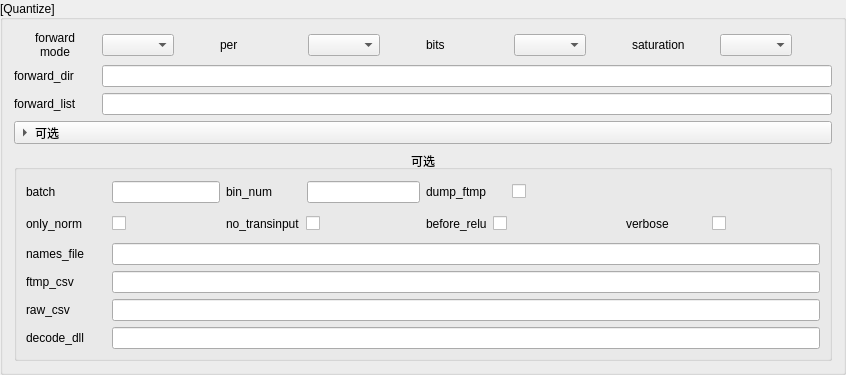
        <widget class="QGroupBox" name="QuantizeGoupBox">
         <property name="minimumSize">
          <size>
           <width>0</width>
           <height>0</height>
          </size>
         </property>
         <property name="title">
          <string>[Quantize]</string>
         </property>
         <property name="alignment">
          <set>Qt::AlignmentFlag::AlignLeading|Qt::AlignmentFlag::AlignLeft|Qt::AlignmentFlag::AlignVCenter</set>
         </property>
         <layout class="QVBoxLayout" name="verticalLayout_8">
          <item>
           <layout class="QGridLayout" name="gridLayout_2" columnstretch="1,1,1,1">
            <property name="rightMargin">
             <number>0</number>
            </property>
            <property name="horizontalSpacing">
             <number>6</number>
            </property>
            <item row="2" column="0" colspan="4">
             <layout class="QHBoxLayout" name="horizontalLayout_25">
              <item>
               <widget class="QLabel" name="label_forward_list">
                <property name="sizePolicy">
                 <sizepolicy hsizetype="Preferred" vsizetype="Preferred">
                  <horstretch>0</horstretch>
                  <verstretch>0</verstretch>
                 </sizepolicy>
                </property>
                <property name="minimumSize">
                 <size>
                  <width>82</width>
                  <height>0</height>
                 </size>
                </property>
                <property name="text">
                 <string>forward_list</string>
                </property>
               </widget>
              </item>
              <item>
               <widget class="QLineEdit" name="ForwardListLineEdit"/>
              </item>
             </layout>
            </item>
            <item row="0" column="2">
             <layout class="QHBoxLayout" name="horizontalLayout_28">
              <item>
               <widget class="QLabel" name="label_bits">
                <property name="sizePolicy">
                 <sizepolicy hsizetype="Preferred" vsizetype="Preferred">
                  <horstretch>0</horstretch>
                  <verstretch>0</verstretch>
                 </sizepolicy>
                </property>
                <property name="minimumSize">
                 <size>
                  <width>82</width>
                  <height>0</height>
                 </size>
                </property>
                <property name="text">
                 <string>bits</string>
                </property>
               </widget>
              </item>
              <item>
               <widget class="QComboBox" name="BitsComboBox"/>
              </item>
              <item>
               <spacer name="horizontalSpacer_10">
                <property name="orientation">
                 <enum>Qt::Orientation::Horizontal</enum>
                </property>
                <property name="sizeHint" stdset="0">
                 <size>
                  <width>40</width>
                  <height>20</height>
                 </size>
                </property>
               </spacer>
              </item>
             </layout>
            </item>
            <item row="0" column="1">
             <layout class="QHBoxLayout" name="horizontalLayout_27">
              <item>
               <widget class="QLabel" name="label_per">
                <property name="sizePolicy">
                 <sizepolicy hsizetype="Preferred" vsizetype="Preferred">
                  <horstretch>0</horstretch>
                  <verstretch>0</verstretch>
                 </sizepolicy>
                </property>
                <property name="minimumSize">
                 <size>
                  <width>82</width>
                  <height>0</height>
                 </size>
                </property>
                <property name="text">
                 <string>per</string>
                </property>
               </widget>
              </item>
              <item>
               <widget class="QComboBox" name="PerComboBox">
                <property name="sizePolicy">
                 <sizepolicy hsizetype="Preferred" vsizetype="Fixed">
                  <horstretch>0</horstretch>
                  <verstretch>0</verstretch>
                 </sizepolicy>
                </property>
               </widget>
              </item>
              <item>
               <spacer name="horizontalSpacer_9">
                <property name="orientation">
                 <enum>Qt::Orientation::Horizontal</enum>
                </property>
                <property name="sizeHint" stdset="0">
                 <size>
                  <width>40</width>
                  <height>20</height>
                 </size>
                </property>
               </spacer>
              </item>
             </layout>
            </item>
            <item row="1" column="0" colspan="4">
             <layout class="QHBoxLayout" name="horizontalLayout_24">
              <item>
               <widget class="QLabel" name="label_forward_dir">
                <property name="sizePolicy">
                 <sizepolicy hsizetype="Preferred" vsizetype="Preferred">
                  <horstretch>0</horstretch>
                  <verstretch>0</verstretch>
                 </sizepolicy>
                </property>
                <property name="minimumSize">
                 <size>
                  <width>82</width>
                  <height>0</height>
                 </size>
                </property>
                <property name="maximumSize">
                 <size>
                  <width>16777215</width>
                  <height>16777215</height>
                 </size>
                </property>
                <property name="text">
                 <string>forward_dir</string>
                </property>
               </widget>
              </item>
              <item>
               <widget class="QLineEdit" name="ForwardDirLineEdit">
                <property name="sizePolicy">
                 <sizepolicy hsizetype="Expanding" vsizetype="Fixed">
                  <horstretch>0</horstretch>
                  <verstretch>0</verstretch>
                 </sizepolicy>
                </property>
               </widget>
              </item>
             </layout>
            </item>
            <item row="0" column="3">
             <layout class="QHBoxLayout" name="horizontalLayout_29">
              <item>
               <widget class="QLabel" name="label_saturation">
                <property name="sizePolicy">
                 <sizepolicy hsizetype="Preferred" vsizetype="Preferred">
                  <horstretch>0</horstretch>
                  <verstretch>0</verstretch>
                 </sizepolicy>
                </property>
                <property name="minimumSize">
                 <size>
                  <width>82</width>
                  <height>0</height>
                 </size>
                </property>
                <property name="text">
                 <string>saturation</string>
                </property>
               </widget>
              </item>
              <item>
               <widget class="QComboBox" name="SaturationComboBox"/>
              </item>
              <item>
               <spacer name="horizontalSpacer_11">
                <property name="orientation">
                 <enum>Qt::Orientation::Horizontal</enum>
                </property>
                <property name="sizeHint" stdset="0">
                 <size>
                  <width>40</width>
                  <height>20</height>
                 </size>
                </property>
               </spacer>
              </item>
             </layout>
            </item>
            <item row="0" column="0">
             <layout class="QHBoxLayout" name="horizontalLayout_26">
              <item>
               <widget class="QLabel" name="label_forward_mode">
                <property name="sizePolicy">
                 <sizepolicy hsizetype="Preferred" vsizetype="Preferred">
                  <horstretch>0</horstretch>
                  <verstretch>0</verstretch>
                 </sizepolicy>
                </property>
                <property name="minimumSize">
                 <size>
                  <width>82</width>
                  <height>0</height>
                 </size>
                </property>
                <property name="text">
                 <string>forward
mode</string>
                </property>
                <property name="alignment">
                 <set>Qt::AlignmentFlag::AlignCenter</set>
                </property>
               </widget>
              </item>
              <item>
               <widget class="QComboBox" name="ForwardModeComboBox">
                <property name="sizePolicy">
                 <sizepolicy hsizetype="Preferred" vsizetype="Fixed">
                  <horstretch>0</horstretch>
                  <verstretch>0</verstretch>
                 </sizepolicy>
                </property>
               </widget>
              </item>
              <item>
               <spacer name="horizontalSpacer_8">
                <property name="orientation">
                 <enum>Qt::Orientation::Horizontal</enum>
                </property>
                <property name="sizeHint" stdset="0">
                 <size>
                  <width>40</width>
                  <height>20</height>
                 </size>
                </property>
               </spacer>
              </item>
             </layout>
            </item>
           </layout>
          </item>
          <item>
           <widget class="QToolButton" name="QuantizeOptionToolButton">
            <property name="sizePolicy">
             <sizepolicy hsizetype="Preferred" vsizetype="Fixed">
              <horstretch>0</horstretch>
              <verstretch>0</verstretch>
             </sizepolicy>
            </property>
            <property name="cursor">
             <cursorShape>ArrowCursor</cursorShape>
            </property>
            <property name="mouseTracking">
             <bool>false</bool>
            </property>
            <property name="tabletTracking">
             <bool>false</bool>
            </property>
            <property name="styleSheet">
             <string notr="true"> QToolButton {
                text-align: center;  /* 使文本居中 */
                padding-right: 16px;  /* 确保箭头和文本有适当的间距 */
            }</string>
            </property>
            <property name="text">
             <string>可选</string>
            </property>
            <property name="popupMode">
             <enum>QToolButton::ToolButtonPopupMode::InstantPopup</enum>
            </property>
            <property name="toolButtonStyle">
             <enum>Qt::ToolButtonStyle::ToolButtonTextBesideIcon</enum>
            </property>
            <property name="autoRaise">
             <bool>false</bool>
            </property>
            <property name="arrowType">
             <enum>Qt::ArrowType::RightArrow</enum>
            </property>
           </widget>
          </item>
          <item>
           <widget class="QGroupBox" name="QuantizeOptionGroupBox">
            <property name="sizePolicy">
             <sizepolicy hsizetype="Preferred" vsizetype="Fixed">
              <horstretch>0</horstretch>
              <verstretch>0</verstretch>
             </sizepolicy>
            </property>
            <property name="minimumSize">
             <size>
              <width>0</width>
              <height>0</height>
             </size>
            </property>
            <property name="title">
             <string>可选</string>
            </property>
            <property name="alignment">
             <set>Qt::AlignmentFlag::AlignCenter</set>
            </property>
            <property name="flat">
             <bool>false</bool>
            </property>
            <property name="checkable">
             <bool>false</bool>
            </property>
            <layout class="QVBoxLayout" name="verticalLayout_7">
             <property name="topMargin">
              <number>9</number>
             </property>
             <item>
              <layout class="QGridLayout" name="gridLayout_3" columnstretch="1,1,1,1" columnminimumwidth="0,0,0,0">
               <item row="0" column="0">
                <layout class="QHBoxLayout" name="horizontalLayout_30">
                 <item>
                  <widget class="QLabel" name="label_batch">
                   <property name="minimumSize">
                    <size>
                     <width>80</width>
                     <height>0</height>
                    </size>
                   </property>
                   <property name="text">
                    <string>batch</string>
                   </property>
                  </widget>
                 </item>
                 <item>
                  <widget class="QLineEdit" name="BatchLineEdit"/>
                 </item>
                </layout>
               </item>
               <item row="1" column="1">
                <layout class="QHBoxLayout" name="horizontalLayout_34">
                 <item>
                  <widget class="QLabel" name="label_no_transinput">
                   <property name="minimumSize">
                    <size>
                     <width>0</width>
                     <height>26</height>
                    </size>
                   </property>
                   <property name="text">
                    <string>no_transinput</string>
                   </property>
                  </widget>
                 </item>
                 <item>
                  <widget class="QCheckBox" name="NoTransinputcheckBox">
                   <property name="sizePolicy">
                    <sizepolicy hsizetype="Expanding" vsizetype="Fixed">
                     <horstretch>0</horstretch>
                     <verstretch>0</verstretch>
                    </sizepolicy>
                   </property>
                   <property name="text">
                    <string/>
                   </property>
                  </widget>
                 </item>
                 <item>
                  <spacer name="horizontalSpacer_37">
                   <property name="orientation">
                    <enum>Qt::Orientation::Horizontal</enum>
                   </property>
                   <property name="sizeHint" stdset="0">
                    <size>
                     <width>40</width>
                     <height>20</height>
                    </size>
                   </property>
                  </spacer>
                 </item>
                </layout>
               </item>
               <item row="0" column="1">
                <layout class="QHBoxLayout" name="horizontalLayout_31">
                 <item>
                  <widget class="QLabel" name="label_bin_num">
                   <property name="minimumSize">
                    <size>
                     <width>75</width>
                     <height>0</height>
                    </size>
                   </property>
                   <property name="text">
                    <string>bin_num</string>
                   </property>
                  </widget>
                 </item>
                 <item>
                  <widget class="QLineEdit" name="BinNumLineEdit"/>
                 </item>
                </layout>
               </item>
               <item row="1" column="2">
                <layout class="QHBoxLayout" name="horizontalLayout_35">
                 <item>
                  <widget class="QLabel" name="label_before_relu">
                   <property name="minimumSize">
                    <size>
                     <width>0</width>
                     <height>26</height>
                    </size>
                   </property>
                   <property name="text">
                    <string>before_relu</string>
                   </property>
                  </widget>
                 </item>
                 <item>
                  <widget class="QCheckBox" name="BeforeReluCheckBox">
                   <property name="sizePolicy">
                    <sizepolicy hsizetype="Expanding" vsizetype="Fixed">
                     <horstretch>0</horstretch>
                     <verstretch>0</verstretch>
                    </sizepolicy>
                   </property>
                   <property name="layoutDirection">
                    <enum>Qt::LayoutDirection::LeftToRight</enum>
                   </property>
                   <property name="text">
                    <string/>
                   </property>
                   <property name="checked">
                    <bool>false</bool>
                   </property>
                   <property name="tristate">
                    <bool>false</bool>
                   </property>
                  </widget>
                 </item>
                 <item>
                  <spacer name="horizontalSpacer_38">
                   <property name="orientation">
                    <enum>Qt::Orientation::Horizontal</enum>
                   </property>
                   <property name="sizeHint" stdset="0">
                    <size>
                     <width>40</width>
                     <height>20</height>
                    </size>
                   </property>
                  </spacer>
                 </item>
                </layout>
               </item>
               <item row="1" column="0">
                <layout class="QHBoxLayout" name="horizontalLayout_33">
                 <item>
                  <widget class="QLabel" name="label_only_norm">
                   <property name="sizePolicy">
                    <sizepolicy hsizetype="Preferred" vsizetype="Preferred">
                     <horstretch>0</horstretch>
                     <verstretch>0</verstretch>
                    </sizepolicy>
                   </property>
                   <property name="minimumSize">
                    <size>
                     <width>80</width>
                     <height>26</height>
                    </size>
                   </property>
                   <property name="text">
                    <string>only_norm</string>
                   </property>
                  </widget>
                 </item>
                 <item>
                  <widget class="QCheckBox" name="OnlyNormcheckBox">
                   <property name="sizePolicy">
                    <sizepolicy hsizetype="Expanding" vsizetype="Fixed">
                     <horstretch>0</horstretch>
                     <verstretch>0</verstretch>
                    </sizepolicy>
                   </property>
                   <property name="text">
                    <string/>
                   </property>
                  </widget>
                 </item>
                 <item>
                  <spacer name="horizontalSpacer_36">
                   <property name="orientation">
                    <enum>Qt::Orientation::Horizontal</enum>
                   </property>
                   <property name="sizeHint" stdset="0">
                    <size>
                     <width>40</width>
                     <height>20</height>
                    </size>
                   </property>
                  </spacer>
                 </item>
                </layout>
               </item>
               <item row="1" column="3">
                <layout class="QHBoxLayout" name="horizontalLayout_36">
                 <item>
                  <widget class="QLabel" name="label_verbose">
                   <property name="minimumSize">
                    <size>
                     <width>80</width>
                     <height>26</height>
                    </size>
                   </property>
                   <property name="text">
                    <string>verbose</string>
                   </property>
                  </widget>
                 </item>
                 <item>
                  <widget class="QCheckBox" name="VerboseCheckBox">
                   <property name="sizePolicy">
                    <sizepolicy hsizetype="Expanding" vsizetype="Fixed">
                     <horstretch>0</horstretch>
                     <verstretch>0</verstretch>
                    </sizepolicy>
                   </property>
                   <property name="layoutDirection">
                    <enum>Qt::LayoutDirection::LeftToRight</enum>
                   </property>
                   <property name="text">
                    <string/>
                   </property>
                   <property name="checked">
                    <bool>false</bool>
                   </property>
                   <property name="tristate">
                    <bool>false</bool>
                   </property>
                  </widget>
                 </item>
                 <item>
                  <spacer name="horizontalSpacer_39">
                   <property name="orientation">
                    <enum>Qt::Orientation::Horizontal</enum>
                   </property>
                   <property name="sizeHint" stdset="0">
                    <size>
                     <width>40</width>
                     <height>20</height>
                    </size>
                   </property>
                  </spacer>
                 </item>
                </layout>
               </item>
               <item row="0" column="2">
                <layout class="QHBoxLayout" name="horizontalLayout_32">
                 <item>
                  <widget class="QLabel" name="label_dump_ftmp">
                   <property name="minimumSize">
                    <size>
                     <width>80</width>
                     <height>26</height>
                    </size>
                   </property>
                   <property name="text">
                    <string>dump_ftmp</string>
                   </property>
                  </widget>
                 </item>
                 <item>
                  <widget class="QCheckBox" name="DumpFtmpCheckBox">
                   <property name="sizePolicy">
                    <sizepolicy hsizetype="Expanding" vsizetype="Fixed">
                     <horstretch>0</horstretch>
                     <verstretch>0</verstretch>
                    </sizepolicy>
                   </property>
                   <property name="layoutDirection">
                    <enum>Qt::LayoutDirection::LeftToRight</enum>
                   </property>
                   <property name="text">
                    <string/>
                   </property>
                   <property name="checked">
                    <bool>false</bool>
                   </property>
                   <property name="tristate">
                    <bool>false</bool>
                   </property>
                  </widget>
                 </item>
                 <item>
                  <spacer name="horizontalSpacer_40">
                   <property name="orientation">
                    <enum>Qt::Orientation::Horizontal</enum>
                   </property>
                   <property name="sizeHint" stdset="0">
                    <size>
                     <width>40</width>
                     <height>20</height>
                    </size>
                   </property>
                  </spacer>
                 </item>
                </layout>
               </item>
              </layout>
             </item>
             <item>
              <layout class="QHBoxLayout" name="horizontalLayout_37">
               <item>
                <widget class="QLabel" name="label_names_file">
                 <property name="minimumSize">
                  <size>
                   <width>80</width>
                   <height>0</height>
                  </size>
                 </property>
                 <property name="text">
                  <string>names_file</string>
                 </property>
                </widget>
               </item>
               <item>
                <widget class="QLineEdit" name="NamesFileLineEdit"/>
               </item>
              </layout>
             </item>
             <item>
              <layout class="QHBoxLayout" name="horizontalLayout_38">
               <item>
                <widget class="QLabel" name="label_ftmp_csv">
                 <property name="minimumSize">
                  <size>
                   <width>80</width>
                   <height>0</height>
                  </size>
                 </property>
                 <property name="text">
                  <string>ftmp_csv</string>
                 </property>
                </widget>
               </item>
               <item>
                <widget class="QLineEdit" name="FtmpCsvLineEdit"/>
               </item>
              </layout>
             </item>
             <item>
              <layout class="QHBoxLayout" name="horizontalLayout_39">
               <item>
                <widget class="QLabel" name="label_raw_csv">
                 <property name="minimumSize">
                  <size>
                   <width>80</width>
                   <height>0</height>
                  </size>
                 </property>
                 <property name="text">
                  <string>raw_csv</string>
                 </property>
                </widget>
               </item>
               <item>
                <widget class="QLineEdit" name="RawCsvLineEdit"/>
               </item>
              </layout>
             </item>
             <item>
              <layout class="QHBoxLayout" name="horizontalLayout_40">
               <item>
                <widget class="QLabel" name="label_decode_dll">
                 <property name="minimumSize">
                  <size>
                   <width>80</width>
                   <height>0</height>
                  </size>
                 </property>
                 <property name="text">
                  <string>decode_dll</string>
                 </property>
                </widget>
               </item>
               <item>
                <widget class="QLineEdit" name="DecodeDllLineEdit"/>
               </item>
              </layout>
             </item>
            </layout>
           </widget>
          </item>
         </layout>
        </widget>
